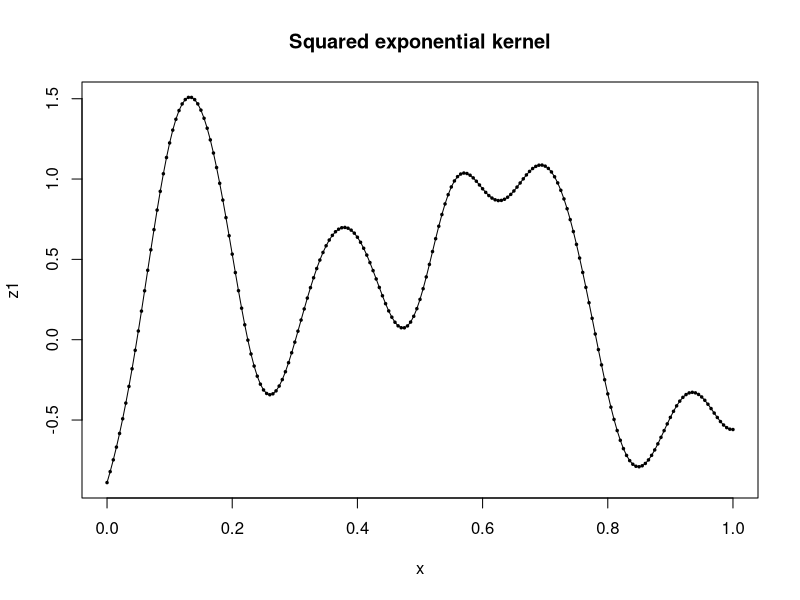
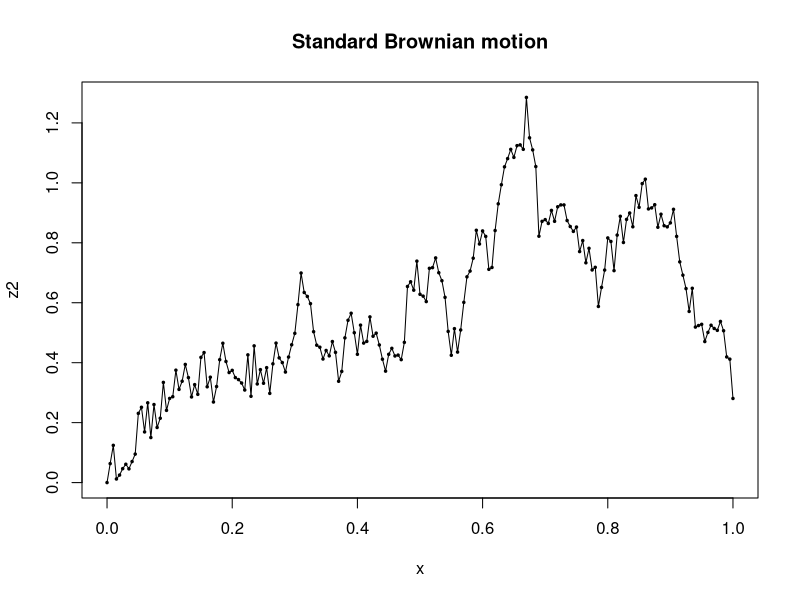

Write the R code that produced these figures, in order.
### simulation of GP 

## kernel function
k <- function(x, x_prime, type = c('se', 'brownian', 'laplace')){
  if (type == 'se') 
    return(exp(-100*(x-x_prime)^2))
  if (type == 'brownian')
    return(min(x,x_prime))
  if (type == 'laplace')
    return(exp(-abs(x-x_prime)))
}

## points to sample
x <- seq(0, 1, 0.005)
n <- length(x)

## construct kernel
t <- c('se', 'brownian', 'laplace')
# squared exponential kernel
c1 <- matrix(rep(0,n*n), nrow = n)
for (i in 1:n) {
  for (j in 1:n) {
    c1[i,j] <- k(x[i], x[j], t[1])
  }
}
# standard brownian motion
c2 <- matrix(rep(0,n*n), nrow = n)
for (i in 1:n) {
  for (j in 1:n) {
    c2[i,j] <- k(x[i], x[j], t[2])
  }
}

# sample
# squared exponential kernel
set.seed(3)
u <- rnorm(n)
s1 <- svd(c1)
d1 <- diag(s1$d)
z1 <- s1$u%*%sqrt(d1)%*%u
# standard brownian motion
s2 <- svd(c2)
d2 <- diag(s2$d)
z2 <- s2$u%*%sqrt(d2)%*%u

## plot
plot(x, z1, pch = 20, cex = 0.5, main = 'Squared exponential kernel')
lines(x, z1, type = 'l')
plot(x, z2, pch = 20, cex = 0.5, main = 'Standard Brownian motion')
lines(x, z2, type = 'l')
